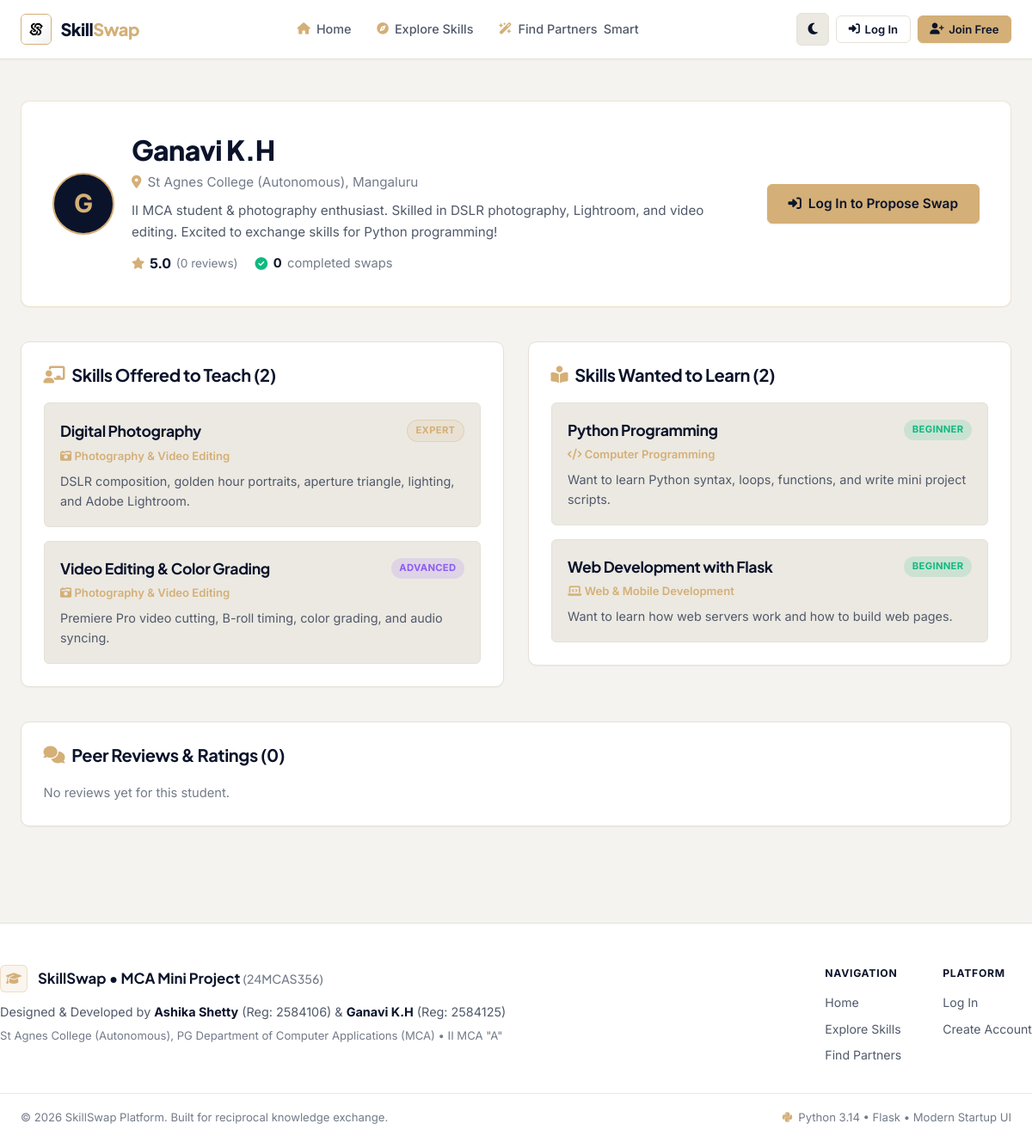
/user/2, run on the app's committed database.
### models.py (models this page shows, shortened)
class User(db.Model):
    __tablename__ = 'users'
    id = db.Column(db.Integer, primary_key=True)
    full_name = db.Column(db.String(100), nullable=False)
    email = db.Column(db.String(120), unique=True, nullable=False, index=True)
    password_hash = db.Column(db.String(255), nullable=False)
    role = db.Column(db.String(20), default='user')  # 'user' or 'admin'
    bio = db.Column(db.Text, nullable=True)
    location = db.Column(db.String(150), default='St Agnes College, Mangaluru')
    avatar = db.Column(db.String(255), default='default_avatar.png')
    is_active = db.Column(db.Boolean, default=True)
    created_at = db.Column(db.DateTime, default=lambda: datetime.now(timezone.utc))
    skills_offered = db.relationship('SkillOffered', backref='user', lazy='dynamic', cascade='all, delete-orphan')
    skills_wanted = db.relationship('SkillWanted', backref='user', lazy='dynamic', cascade='all, delete-orphan')
    sent_requests = db.relationship(
        'SwapRequest',
        foreign_keys='SwapRequest.sender_id',
        backref='sender',
        lazy='dynamic',
        cascade='all, delete-orphan'
    )
    received_requests = db.relationship(
        'SwapRequest',
        foreign_keys='SwapRequest.receiver_id',
        backref='receiver',
        lazy='dynamic',
        cascade='all, delete-orphan'
    )
    sent_messages = db.relationship(
        'Message',
        foreign_keys='Message.sender_id',
        backref='sender',
        lazy='dynamic'
    )
    received_messages = db.relationship(
        'Message',
        foreign_keys='Message.receiver_id',
        backref='receiver',
        lazy='dynamic'
    )
    reviews_given = db.relationship(
        'Review',
        foreign_keys='Review.reviewer_id',
        backref='reviewer',
        lazy='dynamic'
    )
    reviews_received = db.relationship(
        'Review',
        foreign_keys='Review.reviewee_id',
        backref='reviewee',
        lazy='dynamic'
    )
    @property
    def average_rating(self):
        reviews = self.reviews_received.all()
        if not reviews:
            return 5.0  # Default friendly starting rating for new students
        return round(sum(r.rating for r in reviews) / len(reviews), 1)
    @property
    def total_reviews_count(self):
        return self.reviews_received.count()
    @property
    def completed_swaps_count(self):
        return SwapRequest.query.filter(
            ((SwapRequest.sender_id == self.id) | (SwapRequest.receiver_id == self.id)),
            SwapRequest.status == 'completed'
        ).count()

class SkillOffered(db.Model):
    __tablename__ = 'skills_offered'
    id = db.Column(db.Integer, primary_key=True)
    user_id = db.Column(db.Integer, db.ForeignKey('users.id', ondelete='CASCADE'), nullable=False)
    category_id = db.Column(db.Integer, db.ForeignKey('categories.id'), nullable=False)
    skill_name = db.Column(db.String(100), nullable=False, index=True)
    proficiency = db.Column(db.String(30), default='Intermediate')  # Beginner, Intermediate, Advanced, Expert
    description = db.Column(db.Text, nullable=True)
    created_at = db.Column(db.DateTime, default=lambda: datetime.now(timezone.utc))

class Category(db.Model):
    __tablename__ = 'categories'
    id = db.Column(db.Integer, primary_key=True)
    name = db.Column(db.String(80), unique=True, nullable=False)
    icon = db.Column(db.String(50), default='fa-book')  # FontAwesome icon name
    description = db.Column(db.String(255), nullable=True)
    skills_offered = db.relationship('SkillOffered', backref='category', lazy='dynamic')
    skills_wanted = db.relationship('SkillWanted', backref='category', lazy='dynamic')

class SkillWanted(db.Model):
    __tablename__ = 'skills_wanted'
    id = db.Column(db.Integer, primary_key=True)
    user_id = db.Column(db.Integer, db.ForeignKey('users.id', ondelete='CASCADE'), nullable=False)
    category_id = db.Column(db.Integer, db.ForeignKey('categories.id'), nullable=False)
    skill_name = db.Column(db.String(100), nullable=False, index=True)
    target_level = db.Column(db.String(30), default='Beginner')  # Beginner, Intermediate, Advanced
    description = db.Column(db.Text, nullable=True)
    created_at = db.Column(db.DateTime, default=lambda: datetime.now(timezone.utc))

### routes/auth.py (the view)
@auth_bp.route('/user/<int:user_id>')
def user_detail(user_id):
    user = User.query.get_or_404(user_id)
    offered = user.skills_offered.all()
    wanted = user.skills_wanted.all()
    reviews = user.reviews_received.order_by(Review.created_at.desc()).all()
    mutual_skills = []
    user_can_teach_viewer = []
    viewer_can_teach_user = []
    if g.user and g.user.id != user.id:
        my_offered_names = {s.skill_name.lower(): s for s in g.user.skills_offered.all()}
        my_wanted_names = {s.skill_name.lower(): s for s in g.user.skills_wanted.all()}
        their_offered_names = {s.skill_name.lower(): s for s in offered}
        their_wanted_names = {s.skill_name.lower(): s for s in wanted}
        for s_name in their_offered_names:
            if s_name in my_wanted_names:
                user_can_teach_viewer.append(their_offered_names[s_name])
        for s_name in my_offered_names:
            if s_name in their_wanted_names:
                viewer_can_teach_user.append(my_offered_names[s_name])
        is_mutual_match = len(user_can_teach_viewer) > 0 and len(viewer_can_teach_user) > 0
    else:
        is_mutual_match = False
    return render_template(
        'user_detail.html',
        target_user=user,
        offered=offered,
        wanted=wanted,
        reviews=reviews,
        is_mutual_match=is_mutual_match,
        user_can_teach_viewer=user_can_teach_viewer,
        viewer_can_teach_user=viewer_can_teach_user
    )

### routes/auth.py (called while the page is built)
@auth_bp.before_app_request
def load_logged_in_user():
    user_id = session.get('user_id')
    if user_id is None:
        g.user = None
    else:
        g.user = db.session.get(User, user_id)
        if g.user and not g.user.is_active:
            session.clear()
            g.user = None
            flash('Your account has been deactivated. Please contact administrator.', 'danger')

### templates/user_detail.html (shortened to what this page needs)
{% extends 'base.html' %}
{% block content %}
<div style="margin-bottom: 3.5rem;">
  <div class="card card-hover" style="margin-bottom: 2.5rem; padding: clamp(1.25rem, 3vw, 2.25rem); border-color: var(--champagne-gold-border);">
    <div style="display: flex; align-items: center; justify-content: space-between; flex-wrap: wrap; gap: 1.5rem;">
      <div style="display: flex; align-items: center; gap: 1.25rem; flex-wrap: wrap;">
        <div class="avatar-mini" style="width: 72px; height: 72px; font-size: 1.85rem; border-width: 2px; flex-shrink: 0;">
          {{ target_user.full_name[0] }}
        </div>
        <div style="min-width: 0;">
          <h1 style="font-size: clamp(1.4rem, 3vw, 2rem); font-weight: 800; letter-spacing: -0.02em; word-break: break-word;">{{ target_user.full_name }}</h1>
          <p style="color: var(--text-muted); font-size: 0.95rem; margin-top: 0.3rem; display: flex; align-items: center; gap: 0.45rem;">
            <i class="fas fa-location-dot" style="color: var(--champagne-gold);"></i> {{ target_user.location }}
          </p>
          <p style="color: var(--body-text); font-size: 0.95rem; margin-top: 0.6rem; max-width: 680px; line-height: 1.6;">
            {{ target_user.bio or 'Active student peer on the SkillSwap collaborative network.' }}
          </p>
          <div style="display: flex; align-items: center; gap: 1.25rem; margin-top: 0.75rem; font-size: 0.92rem; flex-wrap: wrap;">
            <div class="rating-stars" style="display: flex; align-items: center; gap: 0.35rem;">
              <i class="fas fa-star"></i>
              <strong style="color: var(--heading-color); font-size: 1rem;">{{ target_user.average_rating }}</strong>
              <span style="color: var(--text-muted);">({{ target_user.total_reviews_count }} reviews)</span>
            </div>
            <div style="color: var(--text-muted); display: flex; align-items: center; gap: 0.4rem;">
              <i class="fas fa-circle-check" style="color: #10B981;"></i> <strong style="color: var(--heading-color);">{{ target_user.completed_swaps_count }}</strong> completed swaps
            </div>
          </div>
        </div>
      </div>
      <div class="mobile-full-btn" style="width: auto;">
        {% if g.user and g.user.id != target_user.id %}
          <button type="button" class="btn btn-primary btn-lg btn-glow" onclick="openSwapModal({{ target_user.id }}, '{{ target_user.full_name }}', null)">
            <i class="fas fa-repeat"></i> Propose Skill Swap
          </button>
        {% elif not g.user %}
          <a href="{{ url_for('auth.login') }}" class="btn btn-primary btn-lg btn-glow">
            <i class="fas fa-right-to-bracket"></i> Log In to Propose Swap
          </a>
        {% endif %}
      </div>
    </div>
  </div>
  <div class="grid-2-col" style="margin-bottom: 2.5rem;">
    <div class="card">
      <h3 style="font-size: 1.25rem; font-weight: 700; margin-bottom: 1.25rem; color: var(--heading-color); display: flex; align-items: center; gap: 0.5rem;">
        <i class="fas fa-chalkboard-user" style="color: var(--champagne-gold);"></i> Skills Offered to Teach ({{ offered|length }})
      </h3>
      {% if offered %}
        <div style="display: flex; flex-direction: column; gap: 1rem;">
          {% for s in offered %}
            <div style="background-color: var(--bg-surface-alt); padding: 1.15rem; border-radius: var(--radius-sm); border: 1px solid var(--border-color);">
              <div style="display: flex; justify-content: space-between; align-items: center; margin-bottom: 0.35rem;">
                <h4 style="font-size: 1.1rem; font-weight: 700; color: var(--heading-color);">{{ s.skill_name }}</h4>
                <span class="level-badge level-{{ s.proficiency|lower }}">{{ s.proficiency }}</span>
              </div>
              <div style="font-size: 0.82rem; color: var(--champagne-gold); margin-bottom: 0.45rem; font-weight: 600;">
                <i class="fas {{ s.category.icon }}"></i> {{ s.category.name }}
              </div>
              <p style="font-size: 0.9rem; color: var(--body-text); line-height: 1.6;">
                {{ s.description or 'Ready to share practical lessons, code walkthroughs, and peer coaching.' }}
              </p>
            </div>
          {% endfor %}
        </div>
      {% else %}
        <p style="color: var(--text-muted);">No skills offered yet.</p>
      {% endif %}
    </div>
    <div class="card">
      <h3 style="font-size: 1.25rem; font-weight: 700; margin-bottom: 1.25rem; color: var(--heading-color); display: flex; align-items: center; gap: 0.5rem;">
        <i class="fas fa-book-open-reader" style="color: var(--champagne-gold);"></i> Skills Wanted to Learn ({{ wanted|length }})
      </h3>
      {% if wanted %}
        <div style="display: flex; flex-direction: column; gap: 1rem;">
          {% for s in wanted %}
            <div style="background-color: var(--bg-surface-alt); padding: 1.15rem; border-radius: var(--radius-sm); border: 1px solid var(--border-color);">
              <div style="display: flex; justify-content: space-between; align-items: center; margin-bottom: 0.35rem;">
                <h4 style="font-size: 1.1rem; font-weight: 700; color: var(--heading-color);">{{ s.skill_name }}</h4>
                <span class="level-badge level-{{ s.target_level|lower }}">{{ s.target_level }}</span>
              </div>
              <div style="font-size: 0.82rem; color: var(--champagne-gold); margin-bottom: 0.45rem; font-weight: 600;">
                <i class="fas {{ s.category.icon }}"></i> {{ s.category.name }}
              </div>
              <p style="font-size: 0.9rem; color: var(--body-text); line-height: 1.6;">
                {{ s.description or 'Eager to practice and build projects with a peer mentor.' }}
              </p>
            </div>
          {% endfor %}
        </div>
      {% else %}
        <p style="color: var(--text-muted);">No learning wishes listed yet.</p>
      {% endif %}
    </div>
  </div>
  <div class="card">
    <h3 style="font-size: 1.25rem; font-weight: 700; margin-bottom: 1.25rem; color: var(--heading-color); display: flex; align-items: center; gap: 0.5rem;">
      <i class="fas fa-comments" style="color: var(--champagne-gold);"></i> Peer Reviews &amp; Ratings ({{ reviews|length }})
    </h3>
    {% if reviews %}
      <div class="grid-cards-auto" style="gap: 1.25rem;">
        {% for r in reviews %}
          <div class="message-quote">
            <div style="display: flex; justify-content: space-between; align-items: center; margin-bottom: 0.45rem;">
              <span style="font-weight: 700; color: var(--heading-color);">{{ r.reviewer.full_name }}</span>
              <div class="rating-stars">
                {% for _ in range(r.rating) %}
                  <i class="fas fa-star" style="font-size: 0.85rem;"></i>
                {% endfor %}
              </div>
            </div>
            <p style="font-size: 0.9rem; color: var(--body-text); font-style: italic; line-height: 1.55;">
              "{{ r.comment }}"
            </p>
            <div style="font-size: 0.78rem; color: var(--text-muted); margin-top: 0.45rem;">
              {{ r.created_at.strftime('%B %d, %Y') }}
            </div>
          </div>
        {% endfor %}
      </div>
    {% else %}
      <p style="color: var(--text-muted); font-size: 0.92rem;">No reviews yet for this student.</p>
    {% endif %}
  </div>
</div>
{% endblock %}

### data on the page
User: full_name "G", full_name "Ganavi K.H", location "St Agnes College (Autonomous), Mangaluru", bio "II MCA student & photography enthusiast. Skilled in DSLR photography, Lightroom, and video editing. Excited to exchange skills for Python programming!"
SkillOffered: skill_name "Digital Photography", proficiency "EXPERT", category.name "Photography & Video Editing", description "DSLR composition, golden hour portraits, aperture triangle, lighting, and Adobe Lightroom."
SkillOffered: skill_name "Video Editing & Color Grading", proficiency "ADVANCED", category.name "Photography & Video Editing", description "Premiere Pro video cutting, B-roll timing, color grading, and audio syncing."
SkillWanted: skill_name "Python Programming", target_level "BEGINNER", category.name "Computer Programming", description "Want to learn Python syntax, loops, functions, and write mini project scripts."
SkillWanted: skill_name "Web Development with Flask", target_level "BEGINNER", category.name "Web & Mobile Development", description "Want to learn how web servers work and how to build web pages."

### other printed values
{{ target_user.average_rating }} "5.0"
{{ target_user.total_reviews_count }} "0"
{{ target_user.completed_swaps_count }} "0"
{{ offered|length }} "2"
{{ wanted|length }} "2"
{{ reviews|length }} "0"
